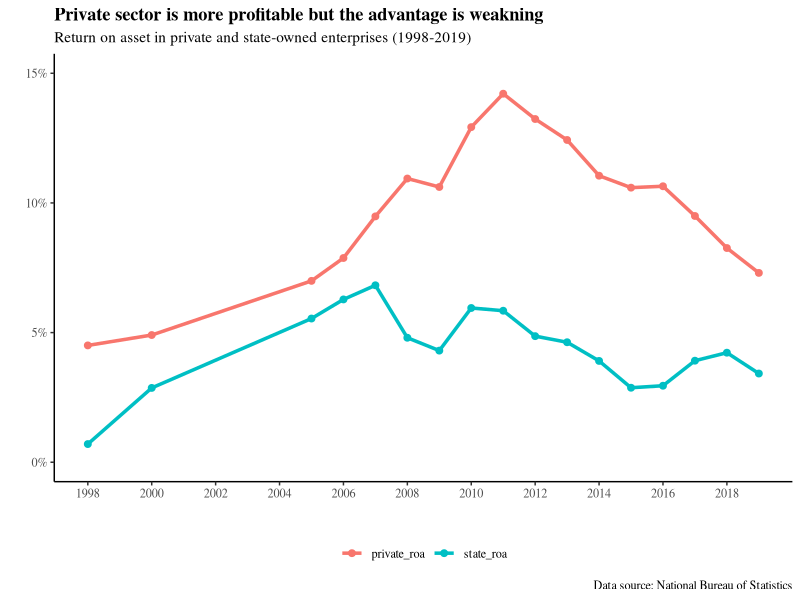
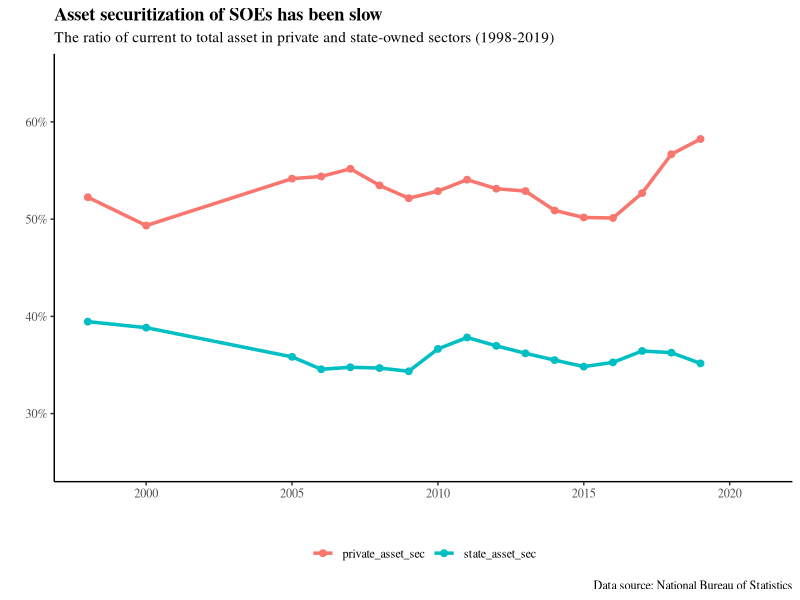
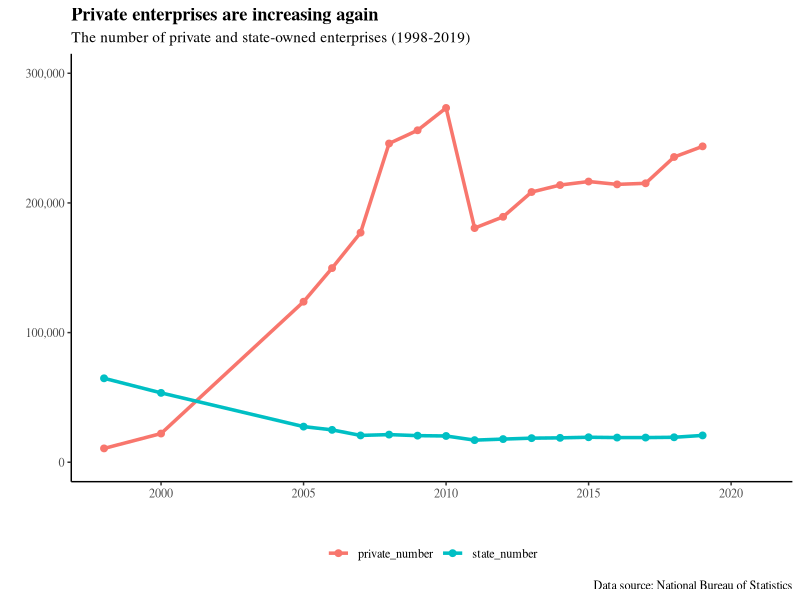
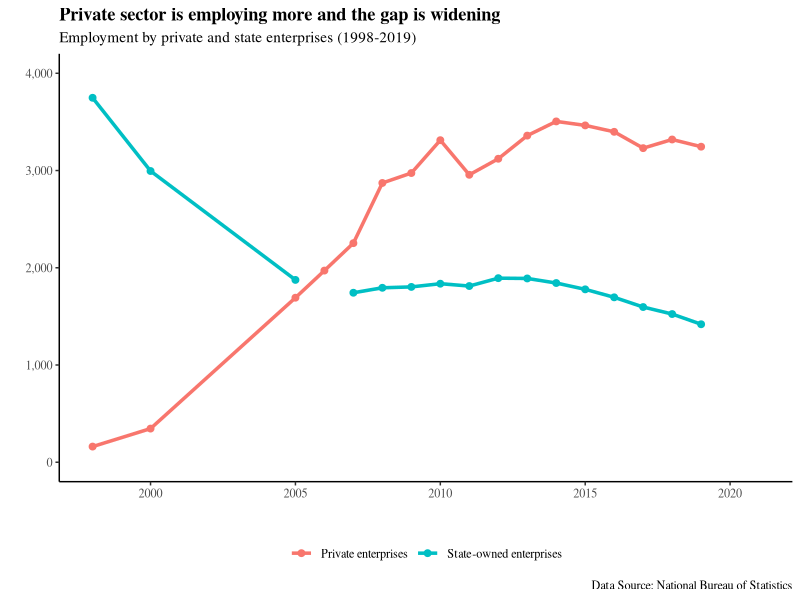

These figures' R source, in order:
## ---- chunk 1
knitr::opts_chunk$set(echo = TRUE)
## ---- chunk 2
library(tidyverse)
library(readxl)
library(scales)
theme_set(theme_classic())

china_enterprises_raw <- read_excel("china_enterprises.xlsx")

## ---- chunk 3
china_enterprises_raw %>% 
  mutate(state_roa = state_total_profits / state_total_assets, 
         private_roa = private_total_profits / private_total_assets) %>% 
  select(year, state_roa, private_roa) %>% 
  pivot_longer(cols = state_roa : private_roa, names_to = "category") %>% 
  ggplot(aes(year, value, color = category)) +
  geom_point(size = 2) +
  geom_line(size = 1.2) +
  scale_x_continuous(limits = c(1998, 2019), 
                     breaks = seq(1998, 2019, 2)) +
  scale_y_continuous(labels = percent_format(), 
                     limits = c(0, .15)) +
  labs(title = "Private sector is more profitable but the advantage is weakning", 
       subtitle = "Return on asset in private and state-owned enterprises (1998-2019)",
       x = " ", 
       y = " ", 
       caption = "Data source: National Bureau of Statistics") +
  theme(text = element_text(family = "Times"),
        legend.position = "bottom", 
        legend.title = element_blank(), 
        plot.title = element_text(face = "bold"))
## ---- chunk 4
china_enterprises_raw %>% 
  mutate(state_asset_sec = state_current_assets / state_total_assets, 
         private_asset_sec = private_current_assets / private_total_assets) %>% 
  select(year, state_asset_sec, private_asset_sec) %>% 
  pivot_longer(cols = state_asset_sec : private_asset_sec, names_to = "category") %>% 
  ggplot(aes(year, value, color = category)) +
  geom_point(size = 2) +
  geom_line(size = 1.2) +
  scale_x_continuous(limits = c(1998, 2021)) +
  scale_y_continuous(limits = c(.25, .65), 
                     labels = percent_format()) +
  labs(title = "Asset securitization of SOEs has been slow", 
       subtitle = "The ratio of current to total asset in private and state-owned sectors (1998-2019)", 
       x = " ", 
       y = " ", 
       caption = "Data source: National Bureau of Statistics") +
  theme(text = element_text(family = "Times"), 
        legend.position = "bottom", 
        legend.title = element_blank(),
        plot.title = element_text(face = "bold"))
## ---- chunk 5
china_enterprises_raw %>% 
  select(year, state_number, private_number) %>% 
  pivot_longer(cols = state_number : private_number, names_to = "category") %>% 
  ggplot(aes(year, value, color = category)) +
  geom_point(size = 2) +
  geom_line(size = 1.2) +
  scale_x_continuous(limits = c(1998, 2021)) +
  scale_y_continuous(limits = c(0, 300000), 
                     breaks = seq(0, 300000, 100000), 
                     labels = comma) +
  labs(title = "Private enterprises are increasing again", 
       subtitle = "The number of private and state-owned enterprises (1998-2019)", 
       x = " ", 
       y = " ", 
       caption = "Data source: National Bureau of Statistics") +
  theme(text = element_text(family = "Times"), 
        legend.position = "bottom", 
        legend.title = element_blank(),
        plot.title = element_text(face = "bold"))
## ---- chunk 6
china_enterprises_raw %>% 
  select(year, state_employment, private_employment) %>% 
  pivot_longer(cols = state_employment : private_employment, names_to = "category") %>% 
  mutate(category = fct_recode(category, "Private enterprises" = "private_employment", 
                               "State-owned enterprises" = "state_employment")) %>% 
  ggplot(aes(year, value, color = category)) +
  geom_point(size = 2) +
  geom_line(size = 1.2) +
  scale_x_continuous(limits = c(1998, 2021)) +
  scale_y_continuous(limits = c(0, 4000), 
                     labels = comma) +
  labs(title = "Private sector is employing more and the gap is widening", 
       subtitle = "Employment by private and state enterprises (1998-2019)",
       caption = "Data Source: National Bureau of Statistics", 
       x = " ", 
       y = " ") +
  theme(text = element_text(family = "Times"),
        legend.position = "bottom", 
        legend.title = element_blank(), 
        plot.title = element_text(face = "bold"))
